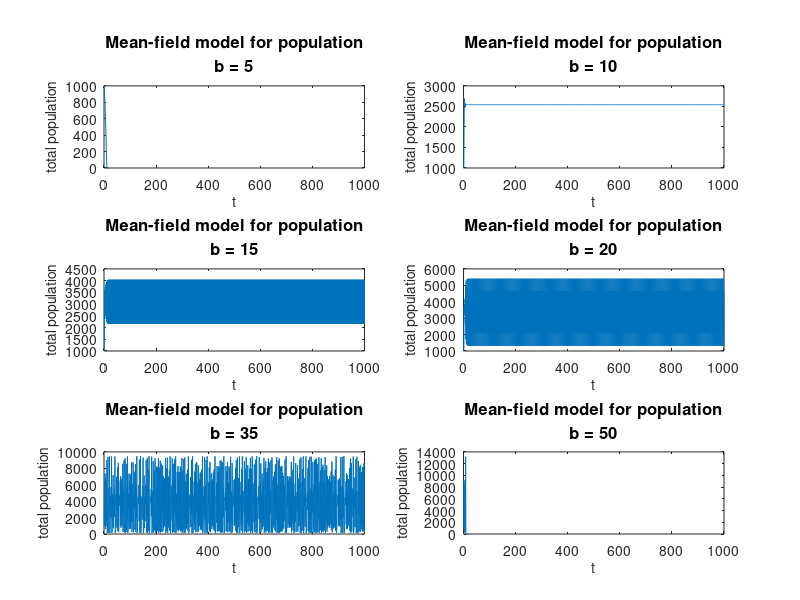

Write MATLAB code to recreate this figure.
clear all;

n = 1000;
a0 = n;

bval = [5, 10, 15, 20, 35, 50];


for b = bval
    A(b,1) = a0;
    
    for i = 2:1:1000
        
        A(b,i) = b*n*poisspdf(2,A(b,i-1)/n);
    end
end

%p = [5, 10, 15, 20, 35, 50];
figure2 = figure('position', [0, 0, 700, 500]);
subplot(3,2,1)
plot(A(5,:))
xlabel('t','FontSize',10)
ylabel('total population','FontSize',10)
title({'Mean-field model for population';'b = 5'}, 'FontSize', 12)

subplot(3,2,2)
plot(A(10,:))
xlabel('t','FontSize',10)
ylabel('total population','FontSize',10)
title({'Mean-field model for population';'b = 10'}, 'FontSize', 12)

subplot(3,2,3)
plot(A(15,:))
xlabel('t','FontSize',10)
ylabel('total population','FontSize',10)
title({'Mean-field model for population';'b = 15'}, 'FontSize', 12)

subplot(3,2,4)
plot(A(20,:))
xlabel('t','FontSize',10)
ylabel('total population','FontSize',10)
title({'Mean-field model for population';'b = 20'}, 'FontSize', 12)

subplot(3,2,5)
plot(A(35,:))
xlabel('t','FontSize',10)
ylabel('total population','FontSize',10)
title({'Mean-field model for population';'b = 35'}, 'FontSize', 12)

subplot(3,2,6)
plot(A(50,:))
xlabel('t','FontSize',10)
ylabel('total population','FontSize',10)
title({'Mean-field model for population';'b = 50'}, 'FontSize', 12)


saveas(figure2,'meanfield_model.png');
 